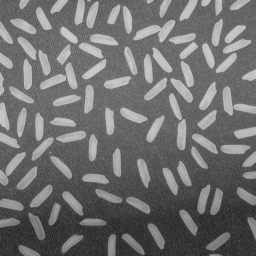
#> input picture image-processing/Lab 05/Lab_05/rice.png, 256 x 256 px
$ python script5.py
#> lines starting #> are read from the running program, lines starting #| are printed output that depends on the picture; after the words box and inside, x2 and y2 are one past the last pixel; in counts of white or black regions, pixels touching at a corner belong together
#> further down, image is the input picture: shape (256, 256) float32; min 0.157, max 0.8, mean 0.436
# ## Excercise
# 1. Read the image rice.png
# 2. Using which mask (structuring element and function) can we improve the quality of the displayed objects? Justify your answer
# 3. Display in a figure with a sublot (with the corresponding dimensions) the original image as well as the images after applying the mask
# 4. Save the .ipynb file with your password, as well as the figure with the two images
# 5. Upload the compressed folder with your files to eclass named div_lab5_AM.zip, where your registration number is AM


# In[ ]:

import matplotlib.pyplot as plt
import matplotlib.image as mpimg
import numpy as np
import scipy
import scipy.ndimage
from skimage.filters import threshold_otsu
from skimage.morphology import binary_dilation, binary_erosion
import skimage.morphology


def gaussian_noise(img,std):
#> called with std = 0.0001
    mean = 0.0   # some constant
    noisy_img = img + np.random.normal(mean, std, img.shape)
    noisy_img_clipped = np.clip(noisy_img, 0, 255)
    noisy_img_clipped = np.around(noisy_img_clipped)
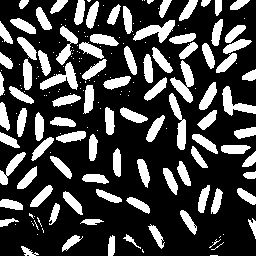
#> noisy_img_clipped: shape (256, 256) float64; values 0 (black) and 1 (white), 26.8% white; 191 white regions (102 under 20 px), largest, box (x1, y1, x2, y2) and area: (170, 60, 194, 103) 455, (133, 20, 175, 43) 438, (40, 62, 78, 90) 432
    noisy_img_clipped = np.asarray(noisy_img_clipped, dtype=np.uint8)

    return noisy_img_clipped


image = mpimg.imread('rice.png')
gaussian_image = gaussian_noise(image, 0.0001)


filter_3_by_3 = np.ones((3,3))/9  # 3x3 table of aces (1), multiplied by 1/9
filter_5_by_5 = np.ones((5,5))/25

image_filtered_by_3 = scipy.ndimage.convolve(gaussian_image, filter_3_by_3) # Multidimensional convolution
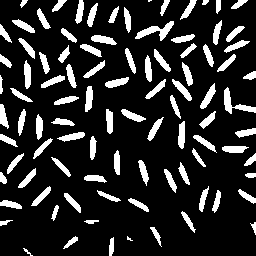
#> image_filtered_by_3: shape (256, 256); values 0 (black) and 1 (white), 16.3% white; 95 white regions (2 under 20 px), largest, box (x1, y1, x2, y2) and area: (135, 21, 174, 41) 286, (224, 87, 256, 114) 268, (200, 83, 216, 109) 164
#The array is convolved with the given kernel
#here we use as kernels the filters we created
image_filtered_by_5 = scipy.ndimage.convolve(gaussian_image, filter_5_by_5)
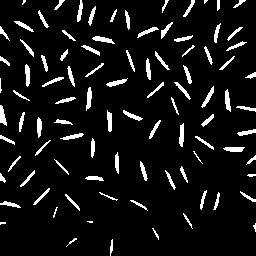
#> image_filtered_by_5: shape (256, 256); values 0 (black) and 1 (white), 7.8% white; 94 white regions (7 under 20 px), largest, box (x1, y1, x2, y2) and area: (86, 87, 92, 111) 93, (92, 36, 115, 44) 92, (179, 123, 184, 147) 92


figure1 = plt.figure(1, figsize=(10.5, 10.5))

subplot1 = figure1.add_subplot(2,2,1)
plt.imshow(image, cmap='gray')
subplot1.set_title('Original_Image')

subplot1 = figure1.add_subplot(2,2,2)
plt.imshow(image_filtered_by_3, cmap='gray')
subplot1.set_title('image_filtered_by_3')

subplot1 = figure1.add_subplot(2,2,3)
plt.imshow(image_filtered_by_5, cmap='gray')
subplot1.set_title('image_filtered_by_5')

subplot1 = figure1.add_subplot(2,2,4)
plt.imshow(gaussian_image, cmap='gray')
subplot1.set_title('gaussian_noise')

figure1.tight_layout()
plt.show()
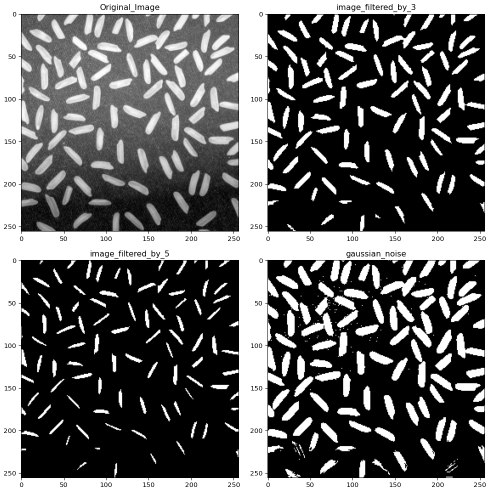
#> figure drawn by matplotlib, 4 panels
